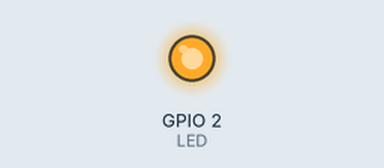
A program run on a simulated ESP32. Shown: output pins drawn as LEDs (lit = HIGH). WiFi joins after 1.5 s; servers stay silent unless stated; random numbers use the default seed unless the program sets one; no MQTT or app messages arrive unless stated; the modem accepts every AT command (registered, SIM ready, sends succeed) and sends nothing else.

Above: at 0.1 s.
At 1.1 s:
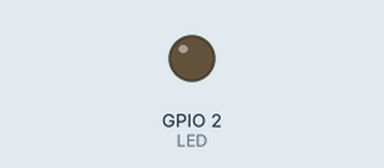
Timing chart, 0 to 2.6 s (numbered marks = the images above):
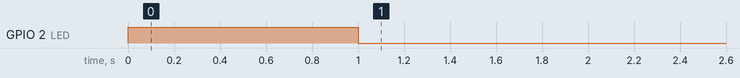

The program:

main.cpp
```cpp
#include <Arduino.h>
#include <PubSubClient.h>
#include <WiFiManager.h>
#include <WiFi.h>
#include "kaaro_utils.cpp"

String toSend;
String DEVICE_MAC_ADDRESS;

const int LED = 2;

String META_ROOT = "Kento/present/";
String ROOT_MQ_ROOT = "ge/";
String PRODUCT_MQ_SUB = "gebridge/";
String MESSAGE_MQ_STUB = "message";
String COUNT_MQ_STUB = "count";
String OTA_MQ_SUB = "ota/";

String presenceTopic;
String presenceDemandTopic;

String rootTopic;
String readyTopic;

String otaTopic;

String productMessageTopic;
String productCountTopic;

String messageTopic;
String countTopic;
String msg; //mqtt payload

const char *mqtt_server = "api.akriya.co.in";
void mqttCallback(char *topic, byte *payload, unsigned int length);
WiFiClient wifiClient;
PubSubClient mqttClient(mqtt_server, 1883, mqttCallback, wifiClient);
WiFiManager wifiManager;

void printToSerial2(String payload){
  if(Serial.available()) {
    if(Serial.print(payload.c_str())){
  digitalWrite(LED, HIGH);   // turn the LED on (HIGH is the voltage level)
  delay(1000);                       // wait for a second
  digitalWrite(LED, LOW);    // turn the LED off by making the voltage LOW
  delay(1000);
    }
  }
}
void mqttCallback(char *topic, uint8_t *payload, unsigned int length)
{
  char *cleanPayload = (char *)malloc(length + 1);
  payload[length] = '\0';
  memcpy(cleanPayload, payload, length + 1);
  msg = String(cleanPayload);
  free(cleanPayload);

  String topics = String(topic);
  Serial2.printf("From MQTT = ");
  Serial2.println(msg);

  // String countTopic = ROOT_MQ_ROOT + COUNT_MQ_STUB + DEVICE_MAC_ADDRESS;

  if (topics == productMessageTopic)
  {
      printToSerial2(msg);
  }

}

void mqttSetTopicValues() {
  presenceTopic = META_ROOT + DEVICE_MAC_ADDRESS;
  presenceDemandTopic = META_ROOT + "REPORT";

  rootTopic = ROOT_MQ_ROOT;
  readyTopic = ROOT_MQ_ROOT + DEVICE_MAC_ADDRESS;

  otaTopic = ROOT_MQ_ROOT + OTA_MQ_SUB + DEVICE_MAC_ADDRESS;

  productMessageTopic = ROOT_MQ_ROOT + PRODUCT_MQ_SUB + MESSAGE_MQ_STUB;
  productCountTopic = ROOT_MQ_ROOT + PRODUCT_MQ_SUB + COUNT_MQ_STUB;

  messageTopic = ROOT_MQ_ROOT + MESSAGE_MQ_STUB + '/' + DEVICE_MAC_ADDRESS;
  countTopic = ROOT_MQ_ROOT + COUNT_MQ_STUB + '/' + DEVICE_MAC_ADDRESS;
}

void reconnect()
{

  if (!mqttClient.connected())
  {
    Serial2.print("Attempting MQTT connection...");

    String clientId = "ESP8266Client-";
    clientId += String(random(0xffff), HEX);

    if (mqttClient.connect(clientId.c_str()))
    {
      Serial2.println("connected");

      String readyMessage = DEVICE_MAC_ADDRESS + " is Ready.";
      mqttClient.publish(readyTopic.c_str(), "Ready!");
      mqttClient.publish(rootTopic.c_str(), readyMessage.c_str());
      mqttClient.publish(presenceTopic.c_str(), "0");

      mqttClient.subscribe(rootTopic.c_str());
      mqttClient.subscribe(otaTopic.c_str());
      mqttClient.subscribe(presenceDemandTopic.c_str());
      mqttClient.subscribe(productMessageTopic.c_str());
      mqttClient.subscribe(productCountTopic.c_str());

      mqttClient.subscribe(messageTopic.c_str());
      mqttClient.subscribe(countTopic.c_str());
    }

    else
    {
      Serial2.print("failed, rc=");
      Serial2.print(mqttClient.state());
      Serial2.println(" try again in 5 seconds");

      delay(5000);
    }
  }
}

void WiFiReconnect(){
  // wifi_config_t conf;
  // esp_wifi_get_config(WIFI_IF_STA, &conf);
  // pass =  String(reinterpret_cast<char*>(conf.sta.password));
  // Serial.printf("Pass : %s", pass);
  // WiFi.disconnect();
  // WiFi.mode(WIFI_STA);
  // WiFi.begin(ssid.c_str(),pass.c_str());
if (wifiManager.getWiFiIsSaved()){
      // wifiManager.stopConfigPortal();
    wifiManager.autoConnect("Digital Icon");
}
    if (WiFi.status() == WL_CONNECTED)
  {
    Serial2.println("");
    Serial2.println("WiFi connected");
    Serial2.println("IP address: ");
    IPAddress ip = WiFi.localIP();
    Serial2.println(ip);

  }
}

void setup() {
  // Note the format for setting a serial port is as follows: Serial2.begin(baud-rate, protocol, RX pin, TX pin);
  Serial.begin(115200);
  Serial2.begin(9600);
  DEVICE_MAC_ADDRESS = KaaroUtils::getMacAddress();
  mqttSetTopicValues();
  Serial2.println(DEVICE_MAC_ADDRESS);

  Serial2.println("Serial Txd is on pin: "+String(TX));
  Serial2.println("Serial Rxd is on pin: "+String(RX));
  pinMode(LED,OUTPUT);
  digitalWrite(LED, HIGH);
  delay(1000);
  digitalWrite(LED, LOW);
  delay(1000);

  Serial2.print("Connecting Wifi: ");
  wifiManager.setConnectTimeout(5);

  wifiManager.setConfigPortalBlocking(false);
  wifiManager.setWiFiAutoReconnect(true);
  wifiManager.autoConnect("Digital Icon");

  if (WiFi.status() == WL_CONNECTED)
  {
    Serial2.println("");
    Serial2.println("WiFi connected");
    Serial2.println("IP address: ");
    IPAddress ip = WiFi.localIP();
    Serial2.println(ip);
  }
  else{
    WiFiReconnect();
  }

  mqttClient.setServer(mqtt_server, 1883);
  mqttClient.setCallback(mqttCallback);
}

void loop() { //Choose Serial1 or Serial2 as required

  wifiManager.process();
 if (WiFi.status() == WL_CONNECTED)
  {

    if (!mqttClient.connected())
    {
      reconnect();
    }
      mqttClient.loop();
  }
  else{
    WiFiReconnect();
  }
}
```
